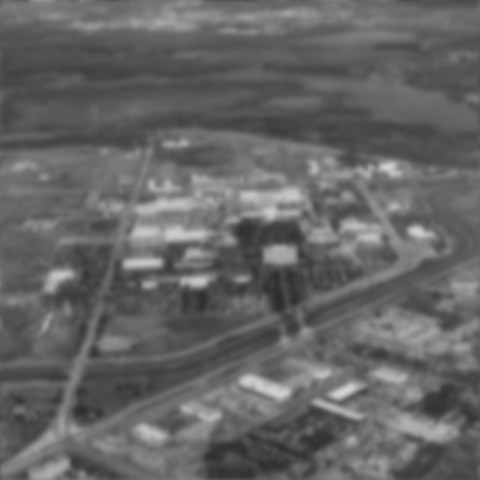
#> input picture HW5/Fig5.25.tif, 480 x 480 px
$ python DFT_experiment.py
#> lines starting #> are read from the running program, lines starting #| are printed output that depends on the picture
import cv2
import matplotlib.pyplot as plt
import numpy as np
import matplotlib.cm as cm
from scipy import signal
import time

def DFT2d(f):
    """
     f is a two dimansional, one channel image
    """
    M, N  = f.shape
    F = np.zeros((M,N),dtype=complex)   # so important!!! datatype must be in complex

    ## return DFT image F(u, v)
    for u in range(0, M):
        for v in range(0, N):
            print(f"u = {u}, v = {v}")
            for x in range(0, M):
                for y in range(0, N):
                    F[u, v] += f[x, y]*np.exp(-2j* np.pi* (u*x/M + v*y/N))
    return F


img = cv2.imread("Fig5.25.tif")
#> img is the input picture: shape (480, 480, 3); min 44, max 211, mean 101.2
g = img[:,:, 0]
g = cv2.resize(g, (32, 32))
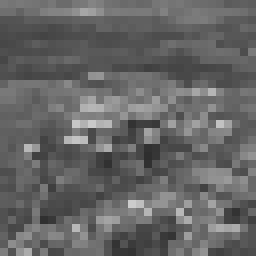
#> g: shape (32, 32) (shown 8 times larger); min 46, max 204, mean 101
plt.imshow(g, cmap='gray'), plt.title("g")
plt.show()

## Fourier Transform of img by hand
# padding g first
# pad_g = np.zeros((64, 64))
# pad_g[:32, :32] = g
# G = DFT(pad_g)

start = time.time()
G = DFT2d(g)
end = time.time()
print("執行時間：%f 秒" % (end - start))   # 執行時間：5.740395 秒

plt.imshow(np.log(abs(G) + 1), cmap='gray'), plt.title("g after DFT")
plt.show()
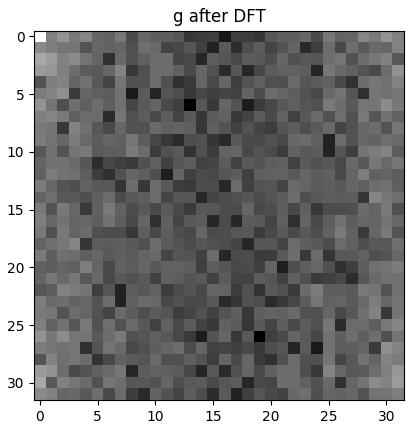
#> figure drawn by matplotlib, 1 panel
G = np.fft.fftshift(G)          # P.242
plt.imshow(np.log(abs(G) + 1), cmap='gray'), plt.title("G after fftshift")
plt.show()
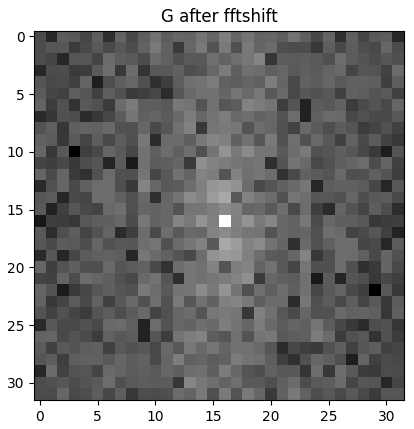
#> figure drawn by matplotlib, 1 panel

## ====================== conclusion ==============================================
# dtype 指定為 complex 重要
# 不用先 padding

## Fourier Transform of img, using Library
start = time.time()
G = np.fft.fftshift(np.fft.fft2(g))
end = time.time()
print("執行時間：%f 秒" % (end - start))     # 執行時間：0.000169 秒   跟自己寫的差很多

plt.imshow(np.log(abs(G) + 1), cmap='gray'), plt.title("G")
plt.show()
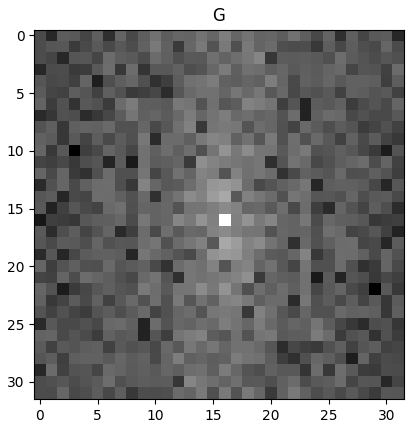
#> figure drawn by matplotlib, 1 panel
